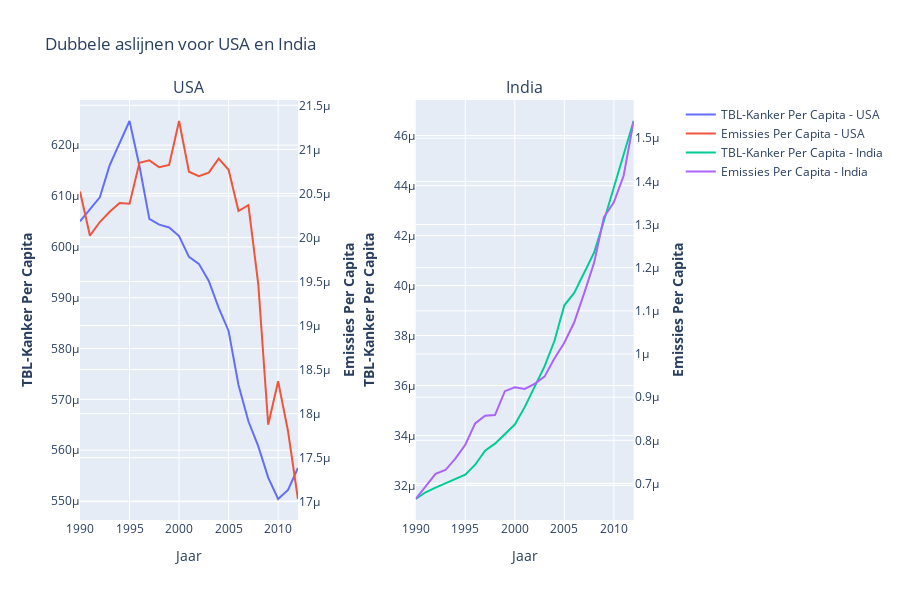

Source (notebook cell):
### Markdown cell above
## India en Amerika

In de grafiek hieronder zijn twee duidelijke grafieken gemaakt, hierin is heel duidelijk te zien dat het aantal longkanker gevallen flink stijgt als de emissies per capita ook omhoog gaan.

### Code cell
# importeer dataframe
df_combined = pd.read_csv("csv/df/combined_usa_india.csv")

def plot_country_data(df, countries):
    # Create figure with secondary y-axes and two columns
    fig = make_subplots(rows=1, cols=2, specs=[[{"secondary_y": True}, {"secondary_y": True}]],
                        subplot_titles=(countries[0], countries[1]))

    for i, country in enumerate(countries):
        df_country = df[df['Country'] == country]
        # Add traces for Lung Cancer Per Capita
        fig.add_trace(
            go.Scatter(x=df_country['Year'], y=df_country['Lung Cancer Per Capita'], name=f"TBL-Kanker Per Capita - {country}"),
            row=1, col=i+1, secondary_y=False,
        )

        # Add traces for Emissions Per Capita
        fig.add_trace(
            go.Scatter(x=df_country['Year'], y=df_country['Emissions Per Capita'], name=f"Emissies Per Capita - {country}"),
            row=1, col=i+1, secondary_y=True,
        )

        # Set y-axes titles for each subplot
        fig.update_yaxes(title_text="<b>TBL-Kanker Per Capita", row=1, col=i+1, secondary_y=False)
        fig.update_yaxes(title_text="<b>Emissies Per Capita", row=1, col=i+1, secondary_y=True)

    # Update x-axis title and figure title
    fig.update_xaxes(title_text="Jaar", row=1, col=1)
    fig.update_xaxes(title_text="Jaar", row=1, col=2)
    fig.update_layout(
        title_text="Dubbele aslijnen voor USA en India",
        height=600
    )

    fig.show()

# Plot for USA and India
plot_country_data(df_combined, ['USA', 'India'])

### Figure 1 — Plotly figure (JSON) as saved in the notebook; plotly's stock layout.template omitted (floating-point values rounded to 4 significant figures)
{"data": [{"name": "TBL-Kanker Per Capita - USA", "type": "scatter", "x": [1990, 1991, 1992, 1993, 1994, 1995, 1996, 1997, 1998, 1999, 2000, 2001, 2002, 2003, 2004, 2005, 2006, 2007, 2008, 2009, 2010, 2011, 2012], "xaxis": "x", "y": [0.000605, 0.0006073, 0.0006098, 0.0006161, 0.0006204, 0.0006248, 0.0006159, 0.0006055, 0.0006044, 0.0006038, 0.0006021, 0.000598, 0.0005967, 0.0005933, 0.000588, 0.0005835, 0.0005728, 0.0005657, 0.0005608, 0.0005546, 0.0005504, 0.0005522, 0.0005565], "yaxis": "y"}, {"name": "Emissies Per Capita - USA", "type": "scatter", "x": [1990, 1991, 1992, 1993, 1994, 1995, 1996, 1997, 1998, 1999, 2000, 2001, 2002, 2003, 2004, 2005, 2006, 2007, 2008, 2009, 2010, 2011, 2012], "xaxis": "x", "y": [2.052e-05, 2.002e-05, 2.018e-05, 2.029e-05, 2.039e-05, 2.038e-05, 2.085e-05, 2.088e-05, 2.08e-05, 2.082e-05, 2.132e-05, 2.075e-05, 2.07e-05, 2.074e-05, 2.089e-05, 2.077e-05, 2.03e-05, 2.037e-05, 1.946e-05, 1.787e-05, 1.837e-05, 1.78e-05, 1.703e-05], "yaxis": "y2"}, {"name": "TBL-Kanker Per Capita - India", "type": "scatter", "x": [1990, 1991, 1992, 1993, 1994, 1995, 1996, 1997, 1998, 1999, 2000, 2001, 2002, 2003, 2004, 2005, 2006, 2007, 2008, 2009, 2010, 2011, 2012], "xaxis": "x2", "y": [3.146e-05, 3.173e-05, 3.191e-05, 3.208e-05, 3.227e-05, 3.243e-05, 3.283e-05, 3.339e-05, 3.367e-05, 3.403e-05, 3.443e-05, 3.513e-05, 3.592e-05, 3.676e-05, 3.778e-05, 3.921e-05, 3.971e-05, 4.052e-05, 4.131e-05, 4.259e-05, 4.39e-05, 4.523e-05, 4.659e-05], "yaxis": "y3"}, {"name": "Emissies Per Capita - India", "type": "scatter", "x": [1990, 1991, 1992, 1993, 1994, 1995, 1996, 1997, 1998, 1999, 2000, 2001, 2002, 2003, 2004, 2005, 2006, 2007, 2008, 2009, 2010, 2011, 2012], "xaxis": "x2", "y": [6.64e-07, 6.922e-07, 7.222e-07, 7.311e-07, 7.577e-07, 7.897e-07, 8.392e-07, 8.569e-07, 8.585e-07, 9.139e-07, 9.231e-07, 9.191e-07, 9.307e-07, 9.475e-07, 9.897e-07, 1.026e-06, 1.074e-06, 1.141e-06, 1.211e-06, 1.317e-06, 1.351e-06, 1.414e-06, 1.54e-06], "yaxis": "y4"}], "layout": {"annotations": [{"font": {"size": 16}, "showarrow": false, "text": "USA", "x": 0.185, "xanchor": "center", "xref": "paper", "y": 1, "yanchor": "bottom", "yref": "paper"}, {"font": {"size": 16}, "showarrow": false, "text": "India", "x": 0.755, "xanchor": "center", "xref": "paper", "y": 1, "yanchor": "bottom", "yref": "paper"}], "height": 600, "title": {"text": "Dubbele aslijnen voor USA en India"}, "xaxis": {"anchor": "y", "domain": [0, 0.37], "title": {"text": "Jaar"}}, "xaxis2": {"anchor": "y3", "domain": [0.57, 0.94], "title": {"text": "Jaar"}}, "yaxis": {"anchor": "x", "domain": [0, 1], "title": {"text": "<b>TBL-Kanker Per Capita"}}, "yaxis2": {"anchor": "x", "overlaying": "y", "side": "right", "title": {"text": "<b>Emissies Per Capita"}}, "yaxis3": {"anchor": "x2", "domain": [0, 1], "title": {"text": "<b>TBL-Kanker Per Capita"}}, "yaxis4": {"anchor": "x2", "overlaying": "y3", "side": "right", "title": {"text": "<b>Emissies Per Capita"}}}}
